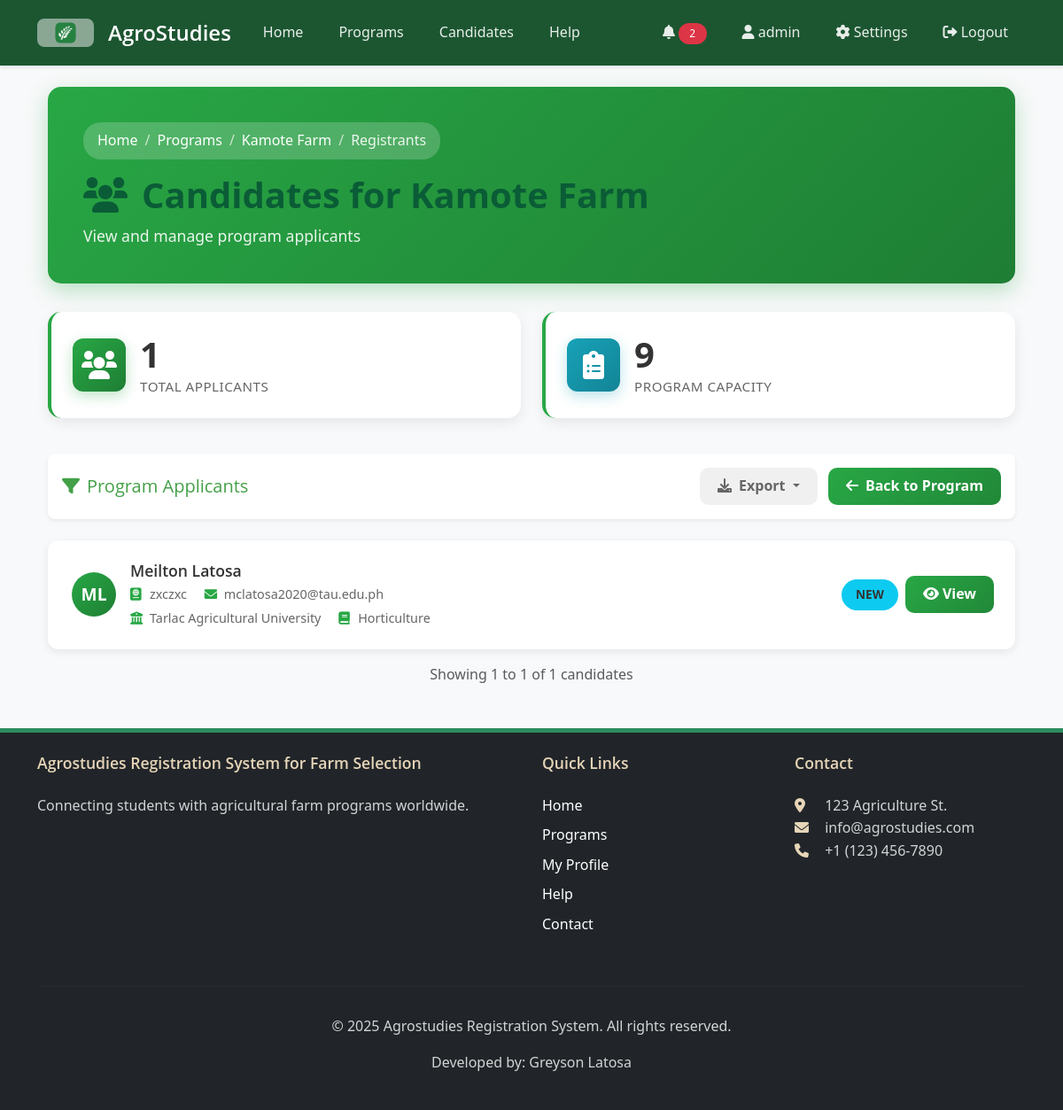
The page /programs/1/registrants/ (signed in) on the database as committed earlier.
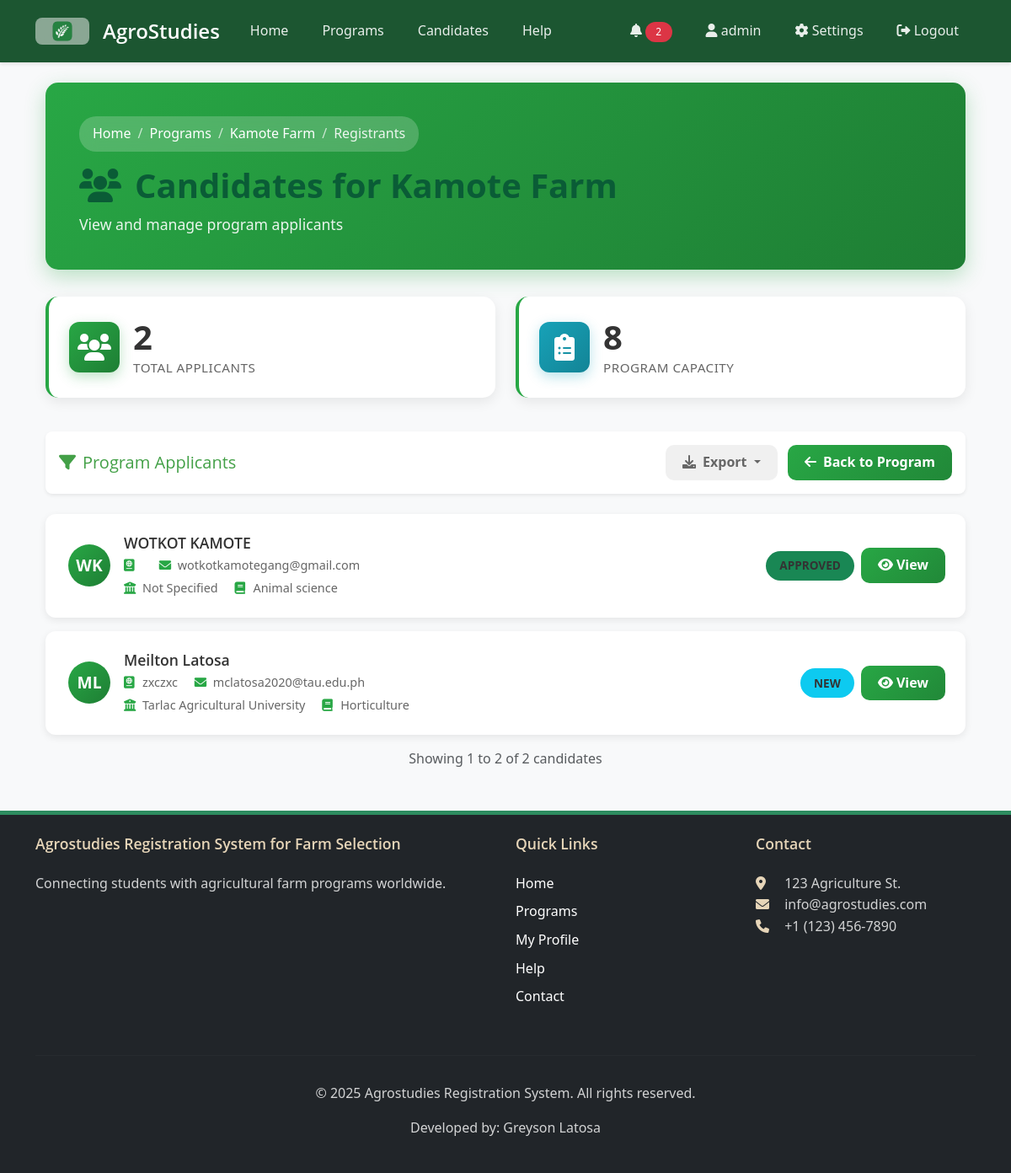
The same page on the database as committed later.
### core/models.py (models this page shows, shortened)
class AgricultureProgram(models.Model):
    title = models.CharField(max_length=200)
    description = models.TextField()
    start_date = models.DateField()
    location = models.CharField(max_length=100)
    capacity = models.PositiveIntegerField()
    image = models.ImageField(upload_to='program_images/', blank=True, null=True, help_text='Program/Farm image')
    is_featured = models.BooleanField(default=False, help_text='Display on landing page as featured program')
    created_at = models.DateTimeField(auto_now_add=True)
    updated_at = models.DateTimeField(auto_now=True)
    GENDER_REQUIREMENT_CHOICES = [
        ('Any', 'Any'),
        ('Male', 'Male Only'),
        ('Female', 'Female Only'),
    ]
    required_gender = models.CharField(max_length=10, choices=GENDER_REQUIREMENT_CHOICES, default='Any')
    requires_license = models.BooleanField(default=False, verbose_name="Requires International Driver's License")
    class Meta:
        ordering = ['-is_featured', '-created_at']

class Candidate(models.Model):
    DRAFT = 'Draft'
    NEW = 'New'
    APPROVED = 'Approved'
    REJECTED = 'Rejected'
    STATUS_CHOICES = [
        (DRAFT, 'Draft'),
        (NEW, 'New'),
        (APPROVED, 'Approved'),
        (REJECTED, 'Rejected'),
    ]
    passport_number = models.CharField(max_length=20)
    first_name = models.CharField(max_length=100)
    last_name = models.CharField(max_length=100)
    email = models.EmailField(blank=True, null=True)
    date_of_birth = models.DateField()
    country_of_birth = models.CharField(max_length=100)
    nationality = models.CharField(max_length=100)
    religion = models.CharField(max_length=100, blank=True, null=True)
    father_name = models.CharField(max_length=100, blank=True, null=True)
    mother_name = models.CharField(max_length=100, blank=True, null=True)
    passport_issue_date = models.DateField()
    passport_expiry_date = models.DateField()
    GENDER_CHOICES = [
        ('Male', 'Male'),
        ('Female', 'Female'),
        ('Other', 'Other'),
    ]
    gender = models.CharField(max_length=10, choices=GENDER_CHOICES)
    shoes_size = models.CharField(max_length=10, blank=True, null=True)
    shirt_size = models.CharField(max_length=10, blank=True, null=True)
    university = models.ForeignKey(University, on_delete=models.CASCADE)
    year_graduated = models.IntegerField(blank=True, null=True)
    specialization = models.CharField(max_length=100)
    secondary_specialization = models.CharField(max_length=100, blank=True, null=True)
    SMOKING_CHOICES = [
        ('Never', 'Never'),
        ('Sometimes', 'Sometimes'),
        ('Often', 'Often'),
    ]
    smokes = models.CharField(max_length=10, choices=SMOKING_CHOICES, default='Never')
    program = models.ForeignKey(AgricultureProgram, on_delete=models.SET_NULL, null=True, blank=True, related_name='candidates')
    status = models.CharField(max_length=20, choices=STATUS_CHOICES, default=DRAFT)
    created_at = models.DateTimeField(auto_now_add=True)
    updated_at = models.DateTimeField(auto_now=True)
    passport_scan = models.FileField(upload_to='passports/', blank=True, null=True)
    tor = models.FileField(upload_to='documents/tor/', blank=True, null=True)
    nc2_tesda = models.FileField(upload_to='documents/tesda/', blank=True, null=True)
    diploma = models.FileField(upload_to='documents/diploma/', blank=True, null=True)
    good_moral = models.FileField(upload_to='documents/moral/', blank=True, null=True)
    nbi_clearance = models.FileField(upload_to='documents/nbi/', blank=True, null=True)
    created_by = models.ForeignKey(User, on_delete=models.CASCADE, related_name='created_candidates')
    class Meta:
        unique_together = ('passport_number', 'university')

class University(models.Model):
    name = models.CharField(max_length=200)
    code = models.CharField(max_length=20, unique=True)
    country = models.CharField(max_length=100)
    class Meta:
        verbose_name_plural = "Universities"

### core/views.py (the view, shortened to what this page needs)
# urls.py: path('programs/<int:program_id>/registrants/', views.program_registrants, name='program_registrants'),
@login_required
def program_registrants(request, program_id):
    if not request.user.is_staff:
        messages.error(request, 'You do not have permission to access this page.')
        return redirect('index')
    program = get_object_or_404(AgricultureProgram, id=program_id)
    candidates_qs = Candidate.objects.filter(program=program).order_by('-created_at')
    export_format = request.GET.get('export')
    paginator = Paginator(candidates_qs, 20)  # Show 20 candidates per page
    page_number = request.GET.get('page')
    page_obj = paginator.get_page(page_number)
    return render(request, 'program_registrants.html', {
        'program': program,
        'page_obj': page_obj,
        'status_colors': {
            'Draft': 'secondary',
            'New': 'info',
            'Approved': 'success',
            'Rejected': 'danger'
        }
    })

### templates/program_registrants.html (shortened to what this page needs)
{% extends 'base.html' %}
{% load custom_filters %}
{% block content %}
<div class="container">
    <div class="registrants-header">
        <nav aria-label="breadcrumb">
            <ol class="breadcrumb mb-3">
                <li class="breadcrumb-item"><a href="{% url 'index' %}">Home</a></li>
                <li class="breadcrumb-item"><a href="{% url 'program_list' %}">Programs</a></li>
                <li class="breadcrumb-item"><a href="{% url 'program_detail' program.id %}">{{ program.title }}</a></li>
                <li class="breadcrumb-item active" aria-current="page">Registrants</li>
            </ol>
        </nav>
        <h1><i class="fas fa-users me-3"></i>Candidates for {{ program.title }}</h1>
        <p class="mb-0" style="font-size: 1.1rem; opacity: 0.9;">View and manage program applicants</p>
    </div>
    {% if page_obj %}
    <div class="row mb-4">
        <div class="col-md-6 mb-3">
            <div class="stats-card">
                <div class="d-flex align-items-center">
                    <div class="stats-icon me-3">
                        <i class="fas fa-users"></i>
                    </div>
                    <div>
                        <h3 class="stats-value">{{ page_obj.paginator.count }}</h3>
                        <p class="stats-label mb-0">Total Applicants</p>
                    </div>
                </div>
            </div>
        </div>
        <div class="col-md-6 mb-3">
            <div class="stats-card">
                <div class="d-flex align-items-center">
                    <div class="stats-icon me-3" style="background: linear-gradient(135deg, #17a2b8 0%, #138496 100%); box-shadow: 0 5px 15px rgba(23, 162, 184, 0.3);">
                        <i class="fas fa-clipboard-list"></i>
                    </div>
                    <div>
                        <h3 class="stats-value">{{ program.capacity }}</h3>
                        <p class="stats-label mb-0">Program Capacity</p>
                    </div>
                </div>
            </div>
        </div>
    </div>
    {% endif %}
    <div class="bg-white rounded-3 shadow-sm p-3 mb-4 d-flex justify-content-between align-items-center flex-wrap gap-2">
        <h5 class="mb-0 text-success"><i class="fas fa-filter me-2"></i>Program Applicants</h5>
        <div>
            <div class="dropdown d-inline-block me-2">
                <button class="action-btn action-btn-secondary dropdown-toggle" type="button" id="exportDropdown" data-bs-toggle="dropdown" aria-expanded="false">
                    <i class="fas fa-download me-2"></i>Export
                </button>
            </div>
            <a href="{% url 'program_detail' program.id %}" class="action-btn action-btn-primary">
                <i class="fas fa-arrow-left me-2"></i>Back to Program
            </a>
        </div>
    </div>
    {% if page_obj %}
        {% for candidate in page_obj %}
        <div class="candidate-card">
            <div class="d-flex align-items-center">
                <div class="candidate-avatar">
                    {{ candidate.first_name|first }}{{ candidate.last_name|first }}
                </div>
                <div class="ms-3 flex-grow-1">
                    <h6 class="candidate-name mb-1">{{ candidate.first_name }} {{ candidate.last_name }}</h6>
                    <div class="candidate-meta">
                        <span class="me-3"><i class="fas fa-passport me-1"></i>{{ candidate.passport_number }}</span>
                        <span class="me-3"><i class="fas fa-envelope me-1"></i>{{ candidate.email|default:"--" }}</span>
                    </div>
                    <div class="candidate-meta mt-1">
                        <span class="me-3"><i class="fas fa-university me-1"></i>{{ candidate.university.name }}</span>
                        <span><i class="fas fa-book me-1"></i>{{ candidate.specialization }}</span>
                    </div>
                </div>
                <div class="ms-auto d-flex align-items-center gap-2">
                    <span class="status-badge bg-{{ status_colors|get_item:candidate.status }}">
                        {{ candidate.status }}
                    </span>
                    <a href="{% url 'view_candidate' candidate.id %}" class="action-btn action-btn-primary">
                        <i class="fas fa-eye me-1"></i>View
                    </a>
                </div>
            </div>
        </div>
        {% endfor %}
        <div class="text-center mt-3">
            <p class="text-muted">
                Showing {{ page_obj.start_index }} to {{ page_obj.end_index }} of {{ page_obj.paginator.count }} candidates
            </p>
        </div>
    {% endif %}
</div>
{% endblock %}

### templates/base.html (shortened to what this page needs)
{% load static %}
<!DOCTYPE html>
<html lang="en">
<head>
    <link href="https://cdn.jsdelivr.net/npm/bootstrap@5.3.0/dist/css/bootstrap.min.css" rel="stylesheet">
    <link rel="stylesheet" href="https://cdnjs.cloudflare.com/ajax/libs/font-awesome/6.0.0/css/all.min.css">
    <link rel="stylesheet" href="{% static 'css/theme.css' %}">
    <link rel="stylesheet" href="{% static 'css/main.css' %}">
    <link rel="stylesheet" href="{% static 'css/modal-animations.css' %}">
</head>
<body>
    <nav class="navbar navbar-expand-lg navbar-dark bg-dark">
        <div class="container">
            <div class="d-flex align-items-center">
                <a href="{% url 'index' %}" class="me-3">
                    <img src="{% static 'images/logo-agrostudies.png' %}" alt="AgroStudies Logo" height="32" style="border-radius: 8px;">
                </a>
                <a class="navbar-brand" href="{% url 'index' %}">AgroStudies</a>
            </div>
            <div class="collapse navbar-collapse" id="navbarNav">
                <ul class="navbar-nav me-auto">
                    <li class="nav-item">
                        <a class="nav-link" href="{% url 'index' %}">Home</a>
                    </li>
                    <li class="nav-item">
                        <a class="nav-link" href="{% url 'program_list' %}">Programs</a>
                    </li>
                    {% if user.is_staff %}
                    <li class="nav-item">
                        <a class="nav-link" href="{% url 'candidate_list' %}">Candidates</a>
                    </li>
                    {% endif %}
                    <li class="nav-item">
                        <a class="nav-link" href="{% url 'help' %}">Help</a>
                    </li>
                </ul>
                <ul class="navbar-nav ms-auto">
                    {% if user.is_authenticated %}
                        <li class="nav-item dropdown">
                            <a class="nav-link" href="#" id="notificationDropdown" role="button" data-bs-toggle="dropdown" aria-expanded="false">
                                <i class="fas fa-bell"></i>
                                {% if unread_notifications_count > 0 %}
                                    <span class="badge rounded-pill bg-danger">{{ unread_notifications_count }}</span>
                                {% endif %}
                            </a>
                        </li>
                        <li class="nav-item">
                            <a class="nav-link" href="{% url 'profile' %}">
                                <i class="fas fa-user"></i> {{ user.username }}
                            </a>
                        </li>
                        {% if user.is_staff %}
                        <li class="nav-item">
                            <a class="nav-link" href="{% url 'admin:index' %}">
                                <i class="fas fa-cog"></i> Settings
                            </a>
                        </li>
                        {% endif %}
                        <li class="nav-item">
                            <a class="nav-link" href="{% url 'logout' %}">
                                <i class="fas fa-sign-out-alt"></i> Logout
                            </a>
                        </li>
                    {% endif %}
                </ul>
            </div>
        </div>
    </nav>
    <main class="container my-4">
        {% block content %}{% endblock %}
    </main>
    <footer class="bg-dark text-white py-4 mt-5">
        <div class="container">
            <div class="row">
                <div class="col-md-6">
                    <h5>Agrostudies Registration System for Farm Selection</h5>
                    <p>Connecting students with agricultural farm programs worldwide.</p>
                </div>
                <div class="col-md-3">
                    <h5>Quick Links</h5>
                    <ul class="list-unstyled">
                        <li><a href="{% url 'index' %}" class="text-white">Home</a></li>
                        <li><a href="{% url 'program_list' %}" class="text-white">Programs</a></li>
                        {% if user.is_authenticated %}
                            <li><a href="{% url 'profile' %}" class="text-white">My Profile</a></li>
                        {% else %}
                            <li><a href="#" data-bs-toggle="modal" data-bs-target="#loginModal" class="text-white">Login</a></li>
                            <li><a href="#" data-bs-toggle="modal" data-bs-target="#registerModal" class="text-white">Register</a></li>
                        {% endif %}
                        <li><a href="{% url 'help' %}" class="text-white">Help</a></li>
                        <li><a href="{% url 'contact' %}" class="text-white">Contact</a></li>
                    </ul>
                </div>
                <div class="col-md-3">
                    <h5>Contact</h5>
                    <address>
                        <i class="fas fa-map-marker-alt"></i> 123 Agriculture St.<br>
                        <i class="fas fa-envelope"></i> info@agrostudies.com<br>
                        <i class="fas fa-phone"></i> +1 (123) 456-7890
                    </address>
                </div>
            </div>
            <hr>
            <div class="text-center">
                <p>&copy; {% now "Y" %} Agrostudies Registration System. All rights reserved.</p>
                <p>Developed by: Greyson Latosa</p>
            </div>
        </div>
    </footer>
</body>
</html>

Rows that differ between the two databases and show on the page:
changed AgricultureProgram "Kamote Farm": capacity "9" → "8"
added Candidate: first_name|first "W", last_name|first "K", first_name "WOTKOT", last_name "KAMOTE", email "wotkotkamotegang@gmail.com", university.name "Not Specified", specialization "Animal science", status "APPROVED"
Other text that changed with them:
{{ page_obj.paginator.count }}: "1" → "2"
{{ page_obj.end_index }}: "1" → "2"
